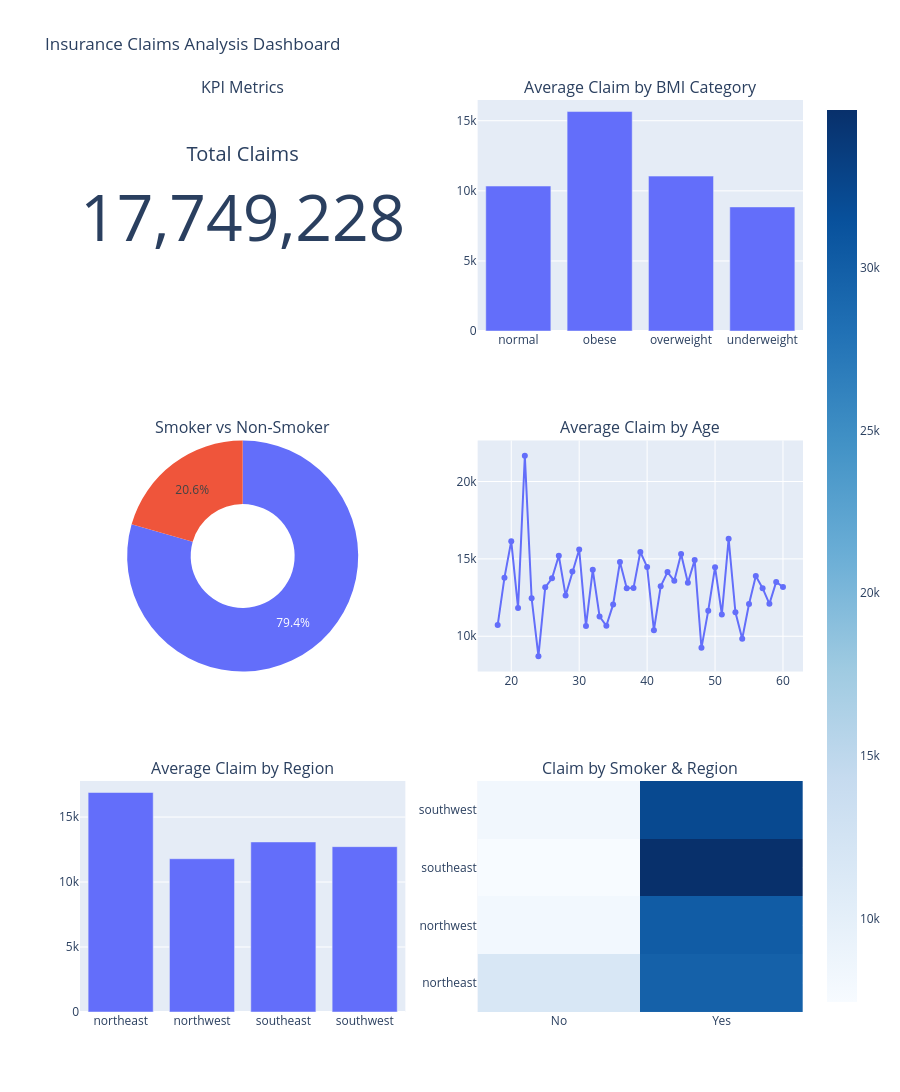

This figure's notebook cell:
### Code cell
# Create a comprehensive dashboard with all visualizations
import plotly.graph_objects as go
from plotly.subplots import make_subplots

age_claim = df.groupby('age', as_index=False)['claim'].mean()
region_claim = df.groupby('region', as_index=False)['claim'].mean()
region_heatmap = df.pivot_table(index='region', columns='smoker', values='claim', aggfunc='mean')

fig_dashboard = make_subplots(
	rows=3, cols=2,
	subplot_titles=(
		'KPI Metrics', 'Average Claim by BMI Category',
		'Smoker vs Non-Smoker', 'Average Claim by Age',
		'Average Claim by Region', 'Claim by Smoker & Region'
	),
	specs=[
		[{"type": "indicator"}, {"type": "bar"}],
		[{"type": "pie"}, {"type": "scatter"}],
		[{"type": "bar"}, {"type": "heatmap"}]
	],
	vertical_spacing=0.12,
	horizontal_spacing=0.1
)

# Row 1: KPI
fig_dashboard.add_trace(
	go.Indicator(
		mode="number",
		value=total_claim,
		title={"text": "Total Claims"},
		number={"valueformat": ",.0f"}
	),
	row=1, col=1
)

# Row 1: BMI Bar Chart
bmi_data = df.groupby('bmi_category')['claim'].mean().reset_index()
fig_dashboard.add_trace(
	go.Bar(
		x=bmi_data['bmi_category'],
		y=bmi_data['claim'],
		name='Avg Claim by BMI',
		marker_color='#636efa'
	),
	row=1, col=2
)

# Row 2: Smoker Pie Chart
fig_dashboard.add_trace(
	go.Pie(
		labels=smoker_counts.index,
		values=smoker_counts.values,
		name='Smoker Distribution',
		hole=0.45
	),
	row=2, col=1
)

# Row 2: Age Line Chart
fig_dashboard.add_trace(
	go.Scatter(
		x=age_claim['age'],
		y=age_claim['claim'],
		mode='lines+markers',
		name='Avg Claim by Age',
		line=dict(color='#636efa')
	),
	row=2, col=2
)

# Row 3: Region Bar Chart
fig_dashboard.add_trace(
	go.Bar(
		x=region_claim['region'],
		y=region_claim['claim'],
		name='Avg Claim',
		marker_color='#636efa'
	),
	row=3, col=1
)

# Row 3: Smoker-Region Heatmap
fig_dashboard.add_trace(
	go.Heatmap(
		z=region_heatmap.values,
		x=region_heatmap.columns,
		y=region_heatmap.index,
		colorscale='Blues',
		name='Claim'
	),
	row=3, col=2
)

fig_dashboard.update_layout(
	height=1200,
	showlegend=False,
	title_text="Insurance Claims Analysis Dashboard"
)
fig_dashboard.show()

# Save as static image
fig_dashboard.write_image("static_dashboard.png")

### Figure 1 — Plotly figure (JSON) as saved in the notebook; plotly's stock layout.template omitted (floating-point values rounded to 4 significant figures)
{"data": [{"domain": {"x": [0, 0.45], "y": [0.7467, 1]}, "mode": "number", "number": {"valueformat": ",.0f"}, "title": {"text": "Total Claims"}, "type": "indicator", "value": 17750000.0}, {"marker": {"color": "#636efa"}, "name": "Avg Claim by BMI", "type": "bar", "x": ["normal", "obese", "overweight", "underweight"], "xaxis": "x", "y": [10340.0, 15650.0, 11050.0, 8852.0], "yaxis": "y"}, {"domain": {"x": [0, 0.45], "y": [0.3733, 0.6267]}, "hole": 0.45, "labels": ["No", "Yes"], "name": "Smoker Distribution", "type": "pie", "values": [1058, 274]}, {"line": {"color": "#636efa"}, "mode": "lines+markers", "name": "Avg Claim by Age", "type": "scatter", "x": [18.0, 19.0, 20.0, 21.0, 22.0, 23.0, 24.0, 25.0, 26.0, 27.0, 28.0, 29.0, 30.0, 31.0, 32.0, 33.0, 34.0, 35.0, 36.0, 37.0, 38.0, 39.0, 40.0, 41.0, 42.0, 43.0, 44.0, 45.0, 46.0, 47.0, 48.0, 49.0, 50.0, 51.0, 52.0, 53.0, 54.0, 55.0, 56.0, 57.0, 58.0, 59.0, 60.0], "xaxis": "x2", "y": [10720.0, 13790.0, 16150.0, 11830.0, 21660.0, 12460.0, 8709.0, 13170.0, 13740.0, 15200.0, 12640.0, 14180.0, 15610.0, 10670.0, 14290.0, 11280.0, 10680.0, 12060.0, 14790.0, 13100.0, 13120.0, 15450.0, 14480.0, 10390.0, 13230.0, 14140.0, 13590.0, 15320.0, 13450.0, 14920.0, 9250.0, 11660.0, 14470.0, 11410.0, 16300.0, 11550.0, 9840.0, 12080.0, 13890.0, 13110.0, 12090.0, 13510.0, 13180.0], "yaxis": "y2"}, {"marker": {"color": "#636efa"}, "name": "Avg Claim", "type": "bar", "x": ["northeast", "northwest", "southeast", "southwest"], "xaxis": "x3", "y": [16890.0, 11790.0, 13090.0, 12720.0], "yaxis": "y3"}, {"colorscale": [[0, "rgb(247,251,255)"], [0.125, "rgb(222,235,247)"], [0.25, "rgb(198,219,239)"], [0.375, "rgb(158,202,225)"], [0.5, "rgb(107,174,214)"], [0.625, "rgb(66,146,198)"], [0.75, "rgb(33,113,181)"], [0.875, "rgb(8,81,156)"], [1, "rgb(8,48,107)"]], "name": "Claim", "type": "heatmap", "x": ["No", "Yes"], "xaxis": "x4", "y": ["northeast", "northwest", "southeast", "southwest"], "yaxis": "y4", "z": [[11670.0, 29670.0], [8076.0, 30190.0], [7444.0, 34840.0], [8295.0, 32270.0]]}], "layout": {"annotations": [{"font": {"size": 16}, "showarrow": false, "text": "KPI Metrics", "x": 0.225, "xanchor": "center", "xref": "paper", "y": 1, "yanchor": "bottom", "yref": "paper"}, {"font": {"size": 16}, "showarrow": false, "text": "Average Claim by BMI Category", "x": 0.775, "xanchor": "center", "xref": "paper", "y": 1, "yanchor": "bottom", "yref": "paper"}, {"font": {"size": 16}, "showarrow": false, "text": "Smoker vs Non-Smoker", "x": 0.225, "xanchor": "center", "xref": "paper", "y": 0.6267, "yanchor": "bottom", "yref": "paper"}, {"font": {"size": 16}, "showarrow": false, "text": "Average Claim by Age", "x": 0.775, "xanchor": "center", "xref": "paper", "y": 0.6267, "yanchor": "bottom", "yref": "paper"}, {"font": {"size": 16}, "showarrow": false, "text": "Average Claim by Region", "x": 0.225, "xanchor": "center", "xref": "paper", "y": 0.2533, "yanchor": "bottom", "yref": "paper"}, {"font": {"size": 16}, "showarrow": false, "text": "Claim by Smoker & Region", "x": 0.775, "xanchor": "center", "xref": "paper", "y": 0.2533, "yanchor": "bottom", "yref": "paper"}], "height": 1200, "showlegend": false, "title": {"text": "Insurance Claims Analysis Dashboard"}, "xaxis": {"anchor": "y", "domain": [0.55, 1]}, "xaxis2": {"anchor": "y2", "domain": [0.55, 1]}, "xaxis3": {"anchor": "y3", "domain": [0, 0.45]}, "xaxis4": {"anchor": "y4", "domain": [0.55, 1]}, "yaxis": {"anchor": "x", "domain": [0.7467, 1]}, "yaxis2": {"anchor": "x2", "domain": [0.3733, 0.6267]}, "yaxis3": {"anchor": "x3", "domain": [0, 0.2533]}, "yaxis4": {"anchor": "x4", "domain": [0, 0.2533]}}}
